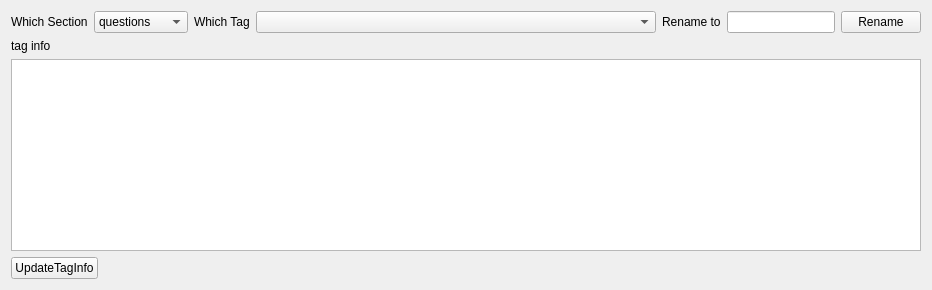
               <widget class="QWidget" name="tab_6">
                <attribute name="title">
                 <string>Tag_info</string>
                </attribute>
                <layout class="QVBoxLayout" name="verticalLayout_2">
                 <item>
                  <layout class="QHBoxLayout" name="horizontalLayout_4">
                   <item>
                    <widget class="QLabel" name="label_24">
                     <property name="sizePolicy">
                      <sizepolicy hsizetype="Fixed" vsizetype="Preferred">
                       <horstretch>0</horstretch>
                       <verstretch>0</verstretch>
                      </sizepolicy>
                     </property>
                     <property name="text">
                      <string>Which Section</string>
                     </property>
                    </widget>
                   </item>
                   <item>
                    <widget class="QComboBox" name="comboBox_section_tag_info">
                     <item>
                      <property name="text">
                       <string>questions</string>
                      </property>
                     </item>
                     <item>
                      <property name="text">
                       <string>methods</string>
                      </property>
                     </item>
                     <item>
                      <property name="text">
                       <string>results</string>
                      </property>
                     </item>
                     <item>
                      <property name="text">
                       <string>discussions</string>
                      </property>
                     </item>
                     <item>
                      <property name="text">
                       <string>terminology</string>
                      </property>
                     </item>
                     <item>
                      <property name="text">
                       <string>grammer</string>
                      </property>
                     </item>
                    </widget>
                   </item>
                   <item>
                    <widget class="QLabel" name="label_7">
                     <property name="sizePolicy">
                      <sizepolicy hsizetype="Fixed" vsizetype="Preferred">
                       <horstretch>0</horstretch>
                       <verstretch>0</verstretch>
                      </sizepolicy>
                     </property>
                     <property name="text">
                      <string>Which Tag</string>
                     </property>
                    </widget>
                   </item>
                   <item>
                    <widget class="QComboBox" name="comboBox_tags">
                     <property name="sizePolicy">
                      <sizepolicy hsizetype="Preferred" vsizetype="Fixed">
                       <horstretch>0</horstretch>
                       <verstretch>0</verstretch>
                      </sizepolicy>
                     </property>
                     <property name="minimumSize">
                      <size>
                       <width>400</width>
                       <height>0</height>
                      </size>
                     </property>
                    </widget>
                   </item>
                   <item>
                    <widget class="QLabel" name="label_33">
                     <property name="sizePolicy">
                      <sizepolicy hsizetype="Fixed" vsizetype="Preferred">
                       <horstretch>0</horstretch>
                       <verstretch>0</verstretch>
                      </sizepolicy>
                     </property>
                     <property name="text">
                      <string>Rename to</string>
                     </property>
                    </widget>
                   </item>
                   <item>
                    <widget class="QLineEdit" name="lineEdit_renamed_tag"/>
                   </item>
                   <item>
                    <widget class="QPushButton" name="pushButton_rename">
                     <property name="sizePolicy">
                      <sizepolicy hsizetype="Fixed" vsizetype="Fixed">
                       <horstretch>0</horstretch>
                       <verstretch>0</verstretch>
                      </sizepolicy>
                     </property>
                     <property name="text">
                      <string>Rename</string>
                     </property>
                    </widget>
                   </item>
                  </layout>
                 </item>
                 <item>
                  <widget class="QLabel" name="label_5">
                   <property name="text">
                    <string>tag info</string>
                   </property>
                  </widget>
                 </item>
                 <item>
                  <widget class="QTextEdit" name="textEdit_tag_info">
                   <property name="font">
                    <font>
                     <pointsize>12</pointsize>
                    </font>
                   </property>
                   <property name="acceptRichText">
                    <bool>false</bool>
                   </property>
                  </widget>
                 </item>
                 <item>
                  <layout class="QHBoxLayout" name="horizontalLayout_17">
                   <item>
                    <widget class="QPushButton" name="pushButton_update_tag_info">
                     <property name="text">
                      <string>UpdateTagInfo</string>
                     </property>
                    </widget>
                   </item>
                   <item>
                    <spacer name="horizontalSpacer_6">
                     <property name="orientation">
                      <enum>Qt::Horizontal</enum>
                     </property>
                     <property name="sizeHint" stdset="0">
                      <size>
                       <width>40</width>
                       <height>20</height>
                      </size>
                     </property>
                    </spacer>
                   </item>
                  </layout>
                 </item>
                </layout>
               </widget>
